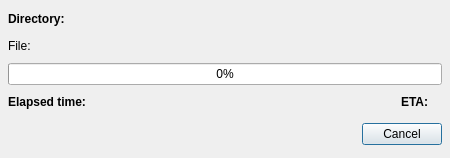
<ui version="4.0" >
 <author></author>
 <comment></comment>
 <exportmacro></exportmacro>
 <class>ProgressWidget</class>
 <widget class="QDialog" name="ProgressWidget" >
  <property name="geometry" >
   <rect>
    <x>0</x>
    <y>0</y>
    <width>450</width>
    <height>158</height>
   </rect>
  </property>
  <property name="sizePolicy" >
   <sizepolicy>
    <hsizetype>0</hsizetype>
    <vsizetype>0</vsizetype>
    <horstretch>0</horstretch>
    <verstretch>0</verstretch>
   </sizepolicy>
  </property>
  <property name="minimumSize" >
   <size>
    <width>16</width>
    <height>16</height>
   </size>
  </property>
  <property name="maximumSize" >
   <size>
    <width>460</width>
    <height>170</height>
   </size>
  </property>
  <property name="windowTitle" >
   <string>Progress</string>
  </property>
  <layout class="QVBoxLayout" >
   <property name="margin" >
    <number>8</number>
   </property>
   <property name="spacing" >
    <number>6</number>
   </property>
   <item>
    <layout class="QHBoxLayout" >
     <property name="margin" >
      <number>0</number>
     </property>
     <property name="spacing" >
      <number>6</number>
     </property>
     <item>
      <widget class="QLabel" name="lblPathHead" >
       <property name="sizePolicy" >
        <sizepolicy>
         <hsizetype>0</hsizetype>
         <vsizetype>5</vsizetype>
         <horstretch>0</horstretch>
         <verstretch>0</verstretch>
        </sizepolicy>
       </property>
       <property name="text" >
        <string>&lt;b>Directory:&lt;/b></string>
       </property>
       <property name="textFormat" >
        <enum>Qt::RichText</enum>
       </property>
      </widget>
     </item>
     <item>
      <widget class="QLabel" name="lblPath" >
       <property name="text" >
        <string/>
       </property>
       <property name="textFormat" >
        <enum>Qt::PlainText</enum>
       </property>
      </widget>
     </item>
    </layout>
   </item>
   <item>
    <layout class="QHBoxLayout" >
     <property name="margin" >
      <number>0</number>
     </property>
     <property name="spacing" >
      <number>6</number>
     </property>
     <item>
      <widget class="QLabel" name="lblFileHead" >
       <property name="sizePolicy" >
        <sizepolicy>
         <hsizetype>0</hsizetype>
         <vsizetype>5</vsizetype>
         <horstretch>0</horstretch>
         <verstretch>0</verstretch>
        </sizepolicy>
       </property>
       <property name="text" >
        <string>&lt;b>File:&lt;/b></string>
       </property>
       <property name="textFormat" >
        <enum>Qt::RichText</enum>
       </property>
      </widget>
     </item>
     <item>
      <widget class="QLabel" name="lblFile" >
       <property name="text" >
        <string/>
       </property>
       <property name="textFormat" >
        <enum>Qt::PlainText</enum>
       </property>
      </widget>
     </item>
    </layout>
   </item>
   <item>
    <widget class="QProgressBar" name="progressBar" >
     <property name="value" >
      <number>0</number>
     </property>
    </widget>
   </item>
   <item>
    <layout class="QHBoxLayout" >
     <property name="margin" >
      <number>0</number>
     </property>
     <property name="spacing" >
      <number>6</number>
     </property>
     <item>
      <widget class="QLabel" name="lblElapsedHead" >
       <property name="sizePolicy" >
        <sizepolicy>
         <hsizetype>0</hsizetype>
         <vsizetype>5</vsizetype>
         <horstretch>0</horstretch>
         <verstretch>0</verstretch>
        </sizepolicy>
       </property>
       <property name="text" >
        <string>&lt;b>Elapsed time:&lt;/b></string>
       </property>
       <property name="textFormat" >
        <enum>Qt::RichText</enum>
       </property>
      </widget>
     </item>
     <item>
      <widget class="QLabel" name="lblElapsed" >
       <property name="text" >
        <string/>
       </property>
       <property name="textFormat" >
        <enum>Qt::PlainText</enum>
       </property>
      </widget>
     </item>
     <item>
      <spacer>
       <property name="orientation" >
        <enum>Qt::Horizontal</enum>
       </property>
       <property name="sizeHint" >
        <size>
         <width>40</width>
         <height>20</height>
        </size>
       </property>
      </spacer>
     </item>
     <item>
      <widget class="QLabel" name="lblEtaHead" >
       <property name="sizePolicy" >
        <sizepolicy>
         <hsizetype>0</hsizetype>
         <vsizetype>5</vsizetype>
         <horstretch>0</horstretch>
         <verstretch>0</verstretch>
        </sizepolicy>
       </property>
       <property name="text" >
        <string>&lt;b>ETA:&lt;/b></string>
       </property>
       <property name="textFormat" >
        <enum>Qt::RichText</enum>
       </property>
      </widget>
     </item>
     <item>
      <widget class="QLabel" name="lblEta" >
       <property name="text" >
        <string/>
       </property>
       <property name="textFormat" >
        <enum>Qt::PlainText</enum>
       </property>
      </widget>
     </item>
    </layout>
   </item>
   <item>
    <layout class="QHBoxLayout" >
     <property name="margin" >
      <number>0</number>
     </property>
     <property name="spacing" >
      <number>6</number>
     </property>
     <item>
      <spacer>
       <property name="orientation" >
        <enum>Qt::Horizontal</enum>
       </property>
       <property name="sizeHint" >
        <size>
         <width>131</width>
         <height>31</height>
        </size>
       </property>
      </spacer>
     </item>
     <item>
      <widget class="QPushButton" name="cancelButton" >
       <property name="text" >
        <string>Cancel</string>
       </property>
       <property name="icon" >
        <iconset resource="mainres.qrc" >:/icons/stop.png</iconset>
       </property>
      </widget>
     </item>
    </layout>
   </item>
  </layout>
 </widget>
 <pixmapfunction></pixmapfunction>
 <resources>
  <include location="mainres.qrc" />
 </resources>
 <connections/>
</ui>
